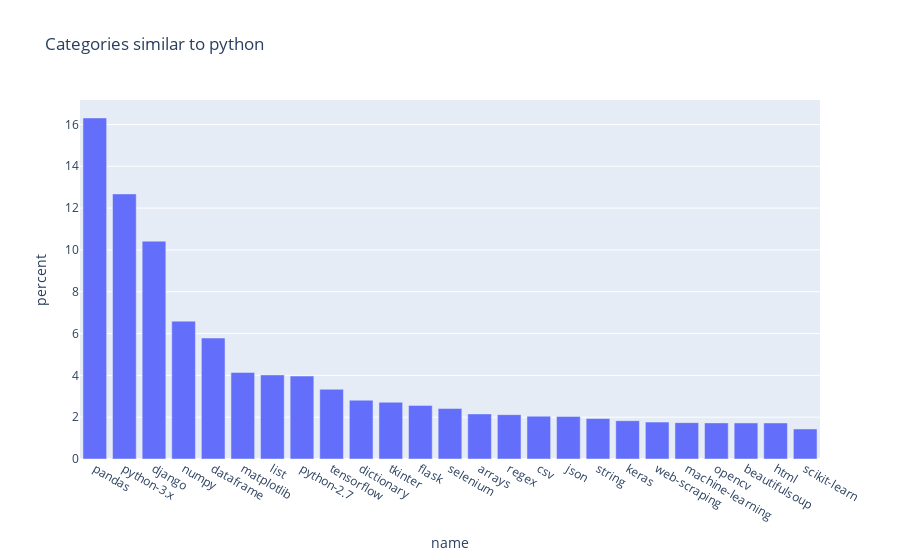

The cell this chart's notebook holds for it:
### Code cell
build_chart("python")

### Figure 1 — Plotly figure (JSON) as saved in the notebook; plotly's stock layout.template omitted (floating-point values rounded to 4 significant figures)
{"data": [{"alignmentgroup": "True", "hovertemplate": "name=%{x}<br>percent=%{y}<extra></extra>", "legendgroup": "", "marker": {"color": "#636efa", "pattern": {"shape": ""}}, "name": "", "offsetgroup": "", "orientation": "v", "showlegend": false, "textposition": "auto", "type": "bar", "x": ["pandas", "python-3.x", "django", "numpy", "dataframe", "matplotlib", "list", "python-2.7", "tensorflow", "dictionary", "tkinter", "flask", "selenium", "arrays", "regex", "csv", "json", "string", "keras", "web-scraping", "machine-learning", "opencv", "beautifulsoup", "html", "scikit-learn"], "xaxis": "x", "y": [16.31, 12.68, 10.42, 6.593, 5.787, 4.139, 4.022, 3.967, 3.335, 2.812, 2.714, 2.564, 2.414, 2.156, 2.12, 2.048, 2.035, 1.936, 1.832, 1.766, 1.739, 1.728, 1.725, 1.724, 1.436], "yaxis": "y"}], "layout": {"barmode": "relative", "legend": {"tracegroupgap": 0}, "title": {"text": "Categories similar to python"}, "xaxis": {"anchor": "y", "domain": [0, 1], "title": {"text": "name"}}, "yaxis": {"anchor": "x", "domain": [0, 1], "title": {"text": "percent"}}}}
